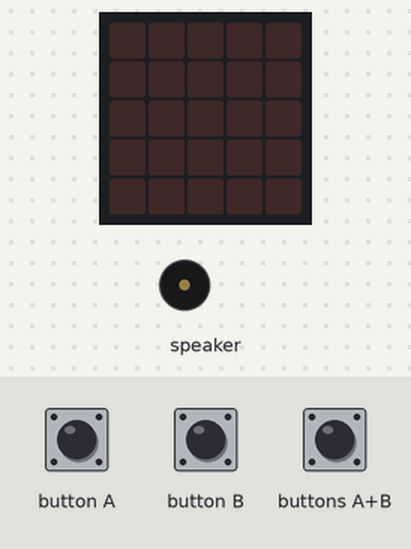
Bench run of a program on a simulated Calliope mini (MakeCode). On the bench: the board's 5×5 LED display, buzzer (waves = sounding). The inputs (shaded band) are chosen by the test bench. Random numbers come from a fixed seed; the short countdown, score and lost-life animations are approximate; the run ends where the board's game-over animation would start. At 20.7 s the program stops and its outputs stay as they are.

Above: at 1.2 s.
1.3 s: buttons A+B pressed for 0.15 s
At 2.4 s:
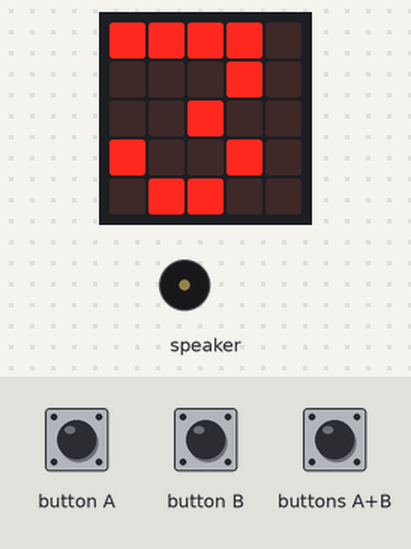
4.3 s: buttons A+B pressed for 1 s
At 6.8 s:
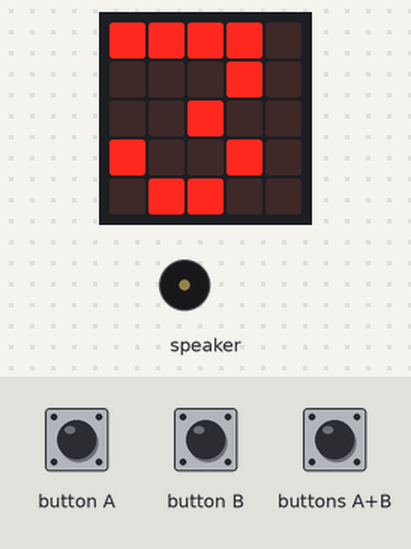
8.3 s: button B pressed for 0.15 s
At 11.12 s:
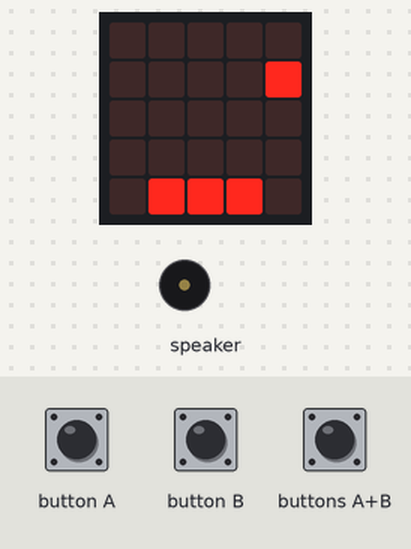
11.4 s: button A pressed for 0.15 s
At 12.3 s:
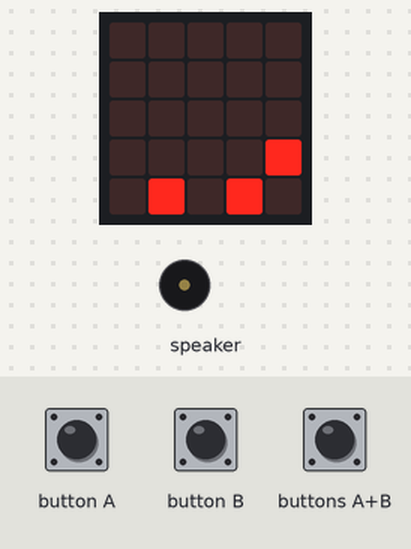
14.4 s: button A pressed for 0.15 s
At 16.4 s:
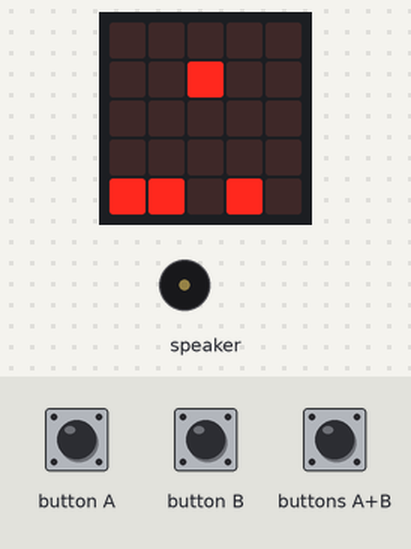
17.4 s: button B pressed for 0.15 s
At 18.0 s:
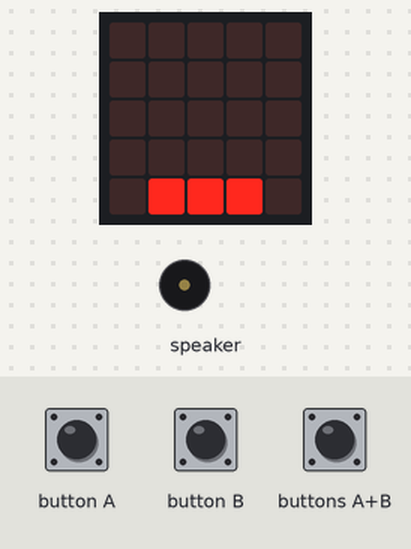
Timing chart, 0 to 20.4 s (numbered marks = the images above; inputs shaded):
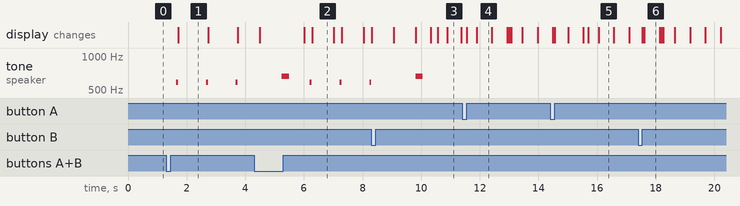

The program:

main.ts
```typescript
function countdown () {
    game.setLife(3)
    game.setScore(0)
    for (let Index = 0; Index <= 2; Index++) {
        basic.pause(200)
        music.playTone(587, music.beat(BeatFraction.Eighth))
        basic.showNumber(counter - Index)
    }
    basic.showNumber(0)
    music.playTone(659, music.beat(BeatFraction.Half))
}
input.onButtonEvent(Button.A, input.buttonEventClick(), function () {
    eimer.move(-1)
})
input.onButtonEvent(Button.AB, input.buttonEventClick(), function () {
    countdown()
    basic.pause(500)
    wasser = game.createSprite(randint(0, 4), 0)
    eimer = game.createSprite(2, 4)
    wasser.turn(Direction.Right, 90)
    status = 1
})
input.onButtonEvent(Button.B, input.buttonEventClick(), function () {
    eimer.move(1)
})
let wasser: game.LedSprite = null
let eimer: game.LedSprite = null
let status = 0
let counter = 0
counter = 3
status = 0
basic.clearScreen()
game.setLife(5)
game.setScore(0)
basic.forever(function () {
    if (status == 1) {
        if (game.score() < 5) {
            basic.pause(500)
        } else if (game.score() < 10) {
            basic.pause(400)
        } else if (game.score() < 15) {
            basic.pause(300)
        } else if (game.score() < 20) {
            basic.pause(200)
        } else {
            basic.pause(100)
        }
        if (wasser.get(LedSpriteProperty.Y) < 4) {
            wasser.move(1)
        } else {
            if (wasser.isTouching(eimer)) {
                game.addScore(1)
            } else {
                game.removeLife(1)
            }
            wasser.set(LedSpriteProperty.X, randint(0, 4))
            wasser.set(LedSpriteProperty.Y, 0)
        }
    }
})
```

test.ts
```typescript
// Hier kann man Tests durchführen; diese Datei wird nicht kompiliert, wenn dieses Paket als Erweiterung verwendet wird.
```

Measured:
- after the input at 1.3 s, tone on speaker: alternates 587 Hz for 0.06 s and silent for 0.96 s, starting after 0.35 s; the display: changes after 0.42 s (image 1)
- what the display in image 1 shows lasts 1.0 s, from 1.7 s to 2.7 s
- what the display in image 2 shows lasts 0.7 s, from 6.3 s to 7.0 s
- what the display in image 3 shows lasts 0.5 s, from 10.9 s to 11.4 s
